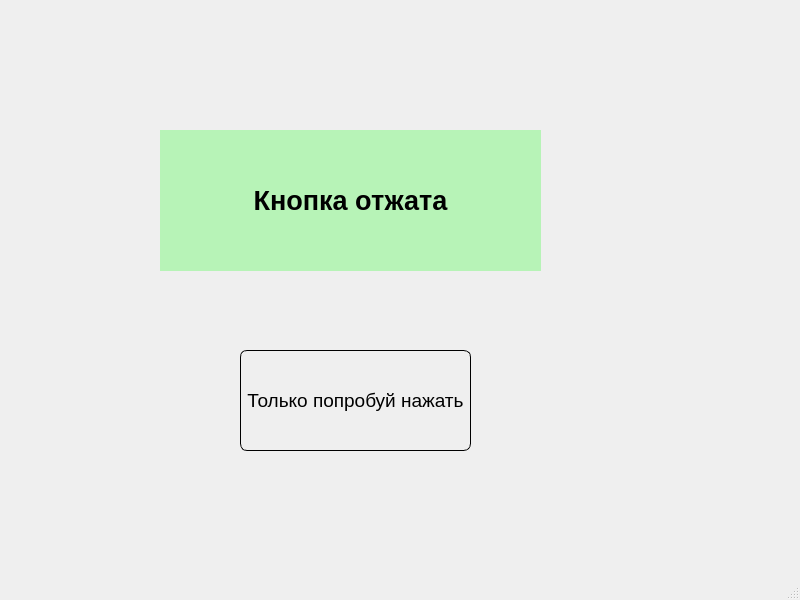
<?xml version="1.0" encoding="UTF-8"?>
<ui version="4.0">
 <class>MainWindow</class>
 <widget class="QMainWindow" name="MainWindow">
  <property name="geometry">
   <rect>
    <x>0</x>
    <y>0</y>
    <width>800</width>
    <height>600</height>
   </rect>
  </property>
  <property name="windowTitle">
   <string>MainWindow</string>
  </property>
  <widget class="QWidget" name="centralwidget">
   <widget class="QPushButton" name="pushButton">
    <property name="geometry">
     <rect>
      <x>240</x>
      <y>350</y>
      <width>231</width>
      <height>101</height>
     </rect>
    </property>
    <property name="font">
     <font>
      <pointsize>14</pointsize>
     </font>
    </property>
    <property name="styleSheet">
     <string notr="true">border: 1px solid;
border-radius: 7px;</string>
    </property>
    <property name="text">
     <string>Только попробуй нажать</string>
    </property>
   </widget>
   <widget class="QLabel" name="label">
    <property name="geometry">
     <rect>
      <x>160</x>
      <y>130</y>
      <width>381</width>
      <height>141</height>
     </rect>
    </property>
    <property name="font">
     <font>
      <pointsize>20</pointsize>
      <bold>true</bold>
     </font>
    </property>
    <property name="styleSheet">
     <string notr="true">background-color: rgba(0, 255, 0, 60);</string>
    </property>
    <property name="text">
     <string>Кнопка отжата</string>
    </property>
    <property name="alignment">
     <set>Qt::AlignCenter</set>
    </property>
   </widget>
  </widget>
  <widget class="QMenuBar" name="menubar">
   <property name="geometry">
    <rect>
     <x>0</x>
     <y>0</y>
     <width>800</width>
     <height>22</height>
    </rect>
   </property>
  </widget>
  <widget class="QStatusBar" name="statusbar"/>
 </widget>
 <resources/>
 <connections/>
</ui>
